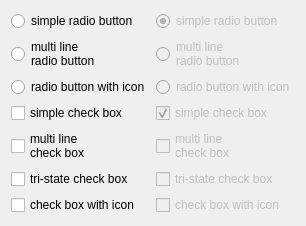
     <widget class="QWidget" name="tab_5">
      <attribute name="title">
       <string>Radio/Check buttons</string>
      </attribute>
      <layout class="QGridLayout" name="gridLayout_7">
       <item row="0" column="1">
        <spacer name="verticalSpacer_5">
         <property name="orientation">
          <enum>Qt::Vertical</enum>
         </property>
         <property name="sizeHint" stdset="0">
          <size>
           <width>20</width>
           <height>0</height>
          </size>
         </property>
        </spacer>
       </item>
       <item row="1" column="1" rowspan="2">
        <layout class="QGridLayout" name="gridLayout_6">
         <item row="0" column="1">
          <widget class="QRadioButton" name="radioButton">
           <property name="text">
            <string>simple radio button</string>
           </property>
           <property name="checked">
            <bool>false</bool>
           </property>
          </widget>
         </item>
         <item row="0" column="2">
          <widget class="QRadioButton" name="radioButton_5">
           <property name="enabled">
            <bool>false</bool>
           </property>
           <property name="text">
            <string>simple radio button</string>
           </property>
           <property name="checked">
            <bool>true</bool>
           </property>
           <property name="autoExclusive">
            <bool>false</bool>
           </property>
          </widget>
         </item>
         <item row="1" column="1">
          <widget class="QRadioButton" name="radioButton_3">
           <property name="text">
            <string>multi line
radio button</string>
           </property>
          </widget>
         </item>
         <item row="1" column="2">
          <widget class="QRadioButton" name="radioButton_4">
           <property name="enabled">
            <bool>false</bool>
           </property>
           <property name="text">
            <string>multi line
radio button</string>
           </property>
           <property name="autoExclusive">
            <bool>false</bool>
           </property>
          </widget>
         </item>
         <item row="2" column="1">
          <widget class="QRadioButton" name="radioButton_2">
           <property name="text">
            <string>radio button with icon</string>
           </property>
           <property name="icon">
            <iconset resource="ThemePreviewUIResources.qrc">
             <normaloff>:/Icons/icon1.png</normaloff>:/Icons/icon1.png</iconset>
           </property>
           <property name="iconSize">
            <size>
             <width>32</width>
             <height>32</height>
            </size>
           </property>
          </widget>
         </item>
         <item row="2" column="2">
          <widget class="QRadioButton" name="radioButton_6">
           <property name="enabled">
            <bool>false</bool>
           </property>
           <property name="text">
            <string>radio button with icon</string>
           </property>
           <property name="icon">
            <iconset resource="ThemePreviewUIResources.qrc">
             <normaloff>:/Icons/icon1.png</normaloff>:/Icons/icon1.png</iconset>
           </property>
           <property name="iconSize">
            <size>
             <width>32</width>
             <height>32</height>
            </size>
           </property>
           <property name="autoExclusive">
            <bool>false</bool>
           </property>
          </widget>
         </item>
         <item row="3" column="1">
          <widget class="QCheckBox" name="checkBox">
           <property name="text">
            <string>simple check box</string>
           </property>
          </widget>
         </item>
         <item row="3" column="2">
          <widget class="QCheckBox" name="checkBox_4">
           <property name="enabled">
            <bool>false</bool>
           </property>
           <property name="text">
            <string>simple check box</string>
           </property>
           <property name="checked">
            <bool>true</bool>
           </property>
          </widget>
         </item>
         <item row="4" column="1">
          <widget class="QCheckBox" name="checkBox_2">
           <property name="text">
            <string>multi line
check box</string>
           </property>
          </widget>
         </item>
         <item row="4" column="2">
          <widget class="QCheckBox" name="checkBox_5">
           <property name="enabled">
            <bool>false</bool>
           </property>
           <property name="text">
            <string>multi line
check box</string>
           </property>
          </widget>
         </item>
         <item row="5" column="1">
          <widget class="QCheckBox" name="checkBox_7">
           <property name="text">
            <string>tri-state check box</string>
           </property>
           <property name="tristate">
            <bool>true</bool>
           </property>
          </widget>
         </item>
         <item row="5" column="2">
          <widget class="QCheckBox" name="checkBox_8">
           <property name="enabled">
            <bool>false</bool>
           </property>
           <property name="text">
            <string>tri-state check box</string>
           </property>
           <property name="tristate">
            <bool>true</bool>
           </property>
          </widget>
         </item>
         <item row="6" column="1">
          <widget class="QCheckBox" name="checkBox_3">
           <property name="text">
            <string>check box with icon</string>
           </property>
           <property name="icon">
            <iconset resource="ThemePreviewUIResources.qrc">
             <normaloff>:/Icons/icon1.png</normaloff>:/Icons/icon1.png</iconset>
           </property>
           <property name="iconSize">
            <size>
             <width>32</width>
             <height>32</height>
            </size>
           </property>
          </widget>
         </item>
         <item row="6" column="2">
          <widget class="QCheckBox" name="checkBox_6">
           <property name="enabled">
            <bool>false</bool>
           </property>
           <property name="text">
            <string>check box with icon</string>
           </property>
           <property name="icon">
            <iconset resource="ThemePreviewUIResources.qrc">
             <normaloff>:/Icons/icon1.png</normaloff>:/Icons/icon1.png</iconset>
           </property>
           <property name="iconSize">
            <size>
             <width>32</width>
             <height>32</height>
            </size>
           </property>
           <property name="tristate">
            <bool>true</bool>
           </property>
          </widget>
         </item>
        </layout>
       </item>
       <item row="1" column="2" rowspan="2">
        <spacer name="horizontalSpacer_6">
         <property name="orientation">
          <enum>Qt::Horizontal</enum>
         </property>
         <property name="sizeHint" stdset="0">
          <size>
           <width>0</width>
           <height>20</height>
          </size>
         </property>
        </spacer>
       </item>
       <item row="3" column="1">
        <spacer name="verticalSpacer_6">
         <property name="orientation">
          <enum>Qt::Vertical</enum>
         </property>
         <property name="sizeHint" stdset="0">
          <size>
           <width>20</width>
           <height>0</height>
          </size>
         </property>
        </spacer>
       </item>
       <item row="1" column="0" rowspan="2">
        <spacer name="horizontalSpacer_5">
         <property name="orientation">
          <enum>Qt::Horizontal</enum>
         </property>
         <property name="sizeHint" stdset="0">
          <size>
           <width>0</width>
           <height>20</height>
          </size>
         </property>
        </spacer>
       </item>
      </layout>
     </widget>
